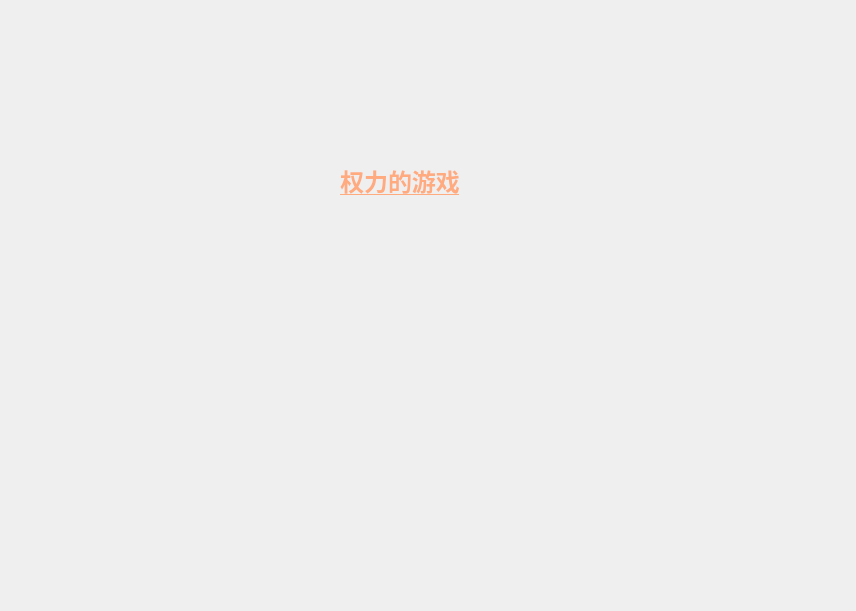
<?xml version="1.0" encoding="UTF-8"?>
<ui version="4.0">
 <class>SeriesIntroductionUi</class>
 <widget class="QDialog" name="SeriesIntroductionUi">
  <property name="geometry">
   <rect>
    <x>0</x>
    <y>0</y>
    <width>856</width>
    <height>611</height>
   </rect>
  </property>
  <property name="windowTitle">
   <string>Dialog</string>
  </property>
  <widget class="QLabel" name="label">
   <property name="geometry">
    <rect>
     <x>250</x>
     <y>130</y>
     <width>300</width>
     <height>101</height>
    </rect>
   </property>
   <property name="minimumSize">
    <size>
     <width>300</width>
     <height>50</height>
    </size>
   </property>
   <property name="text">
    <string>&lt;html&gt;&lt;head/&gt;&lt;body&gt;&lt;p align=&quot;center&quot;&gt;&lt;a href=&quot;http://v.qq.com/detail/z/zf2z0xpqcculhcz.html?ptag=baidu.aladdin.tv.pay&quot;&gt;&lt;span style=&quot; font-size:18pt; font-weight:600; text-decoration: underline; color:#ffaa7f;&quot;&gt;权力的游戏&lt;/span&gt;&lt;/a&gt;&lt;/p&gt;&lt;/body&gt;&lt;/html&gt;</string>
   </property>
   <property name="openExternalLinks">
    <bool>true</bool>
   </property>
  </widget>
 </widget>
 <resources/>
 <connections/>
</ui>
